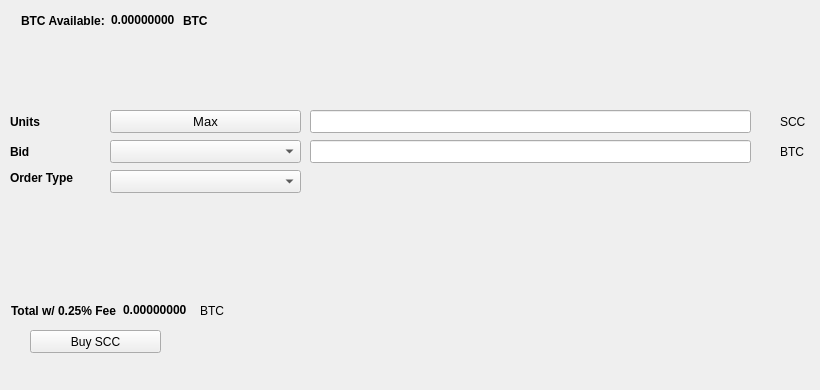
   <widget class="QWidget" name="BuyTab">
    <attribute name="title">
     <string>Buy</string>
    </attribute>
    <widget class="QPushButton" name="BuySCC">
     <property name="geometry">
      <rect>
       <x>30</x>
       <y>330</y>
       <width>131</width>
       <height>23</height>
      </rect>
     </property>
     <property name="text">
      <string>Buy SCC</string>
     </property>
     <property name="icon">
      <iconset resource="../sportscash.qrc">
       <normaloff>:/icons/bitcoin</normaloff>:/icons/bitcoin</iconset>
     </property>
    </widget>
    <widget class="QLabel" name="label_3">
     <property name="geometry">
      <rect>
       <x>10</x>
       <y>110</y>
       <width>46</width>
       <height>23</height>
      </rect>
     </property>
     <property name="font">
      <font>
       <weight>75</weight>
       <bold>true</bold>
      </font>
     </property>
     <property name="text">
      <string>Units</string>
     </property>
    </widget>
    <widget class="QLineEdit" name="UnitsInput">
     <property name="geometry">
      <rect>
       <x>310</x>
       <y>110</y>
       <width>441</width>
       <height>23</height>
      </rect>
     </property>
     <property name="font">
      <font>
       <pointsize>9</pointsize>
       <weight>75</weight>
       <bold>true</bold>
      </font>
     </property>
    </widget>
    <widget class="QLineEdit" name="BuyBidPriceEdit">
     <property name="geometry">
      <rect>
       <x>310</x>
       <y>140</y>
       <width>441</width>
       <height>23</height>
      </rect>
     </property>
     <property name="font">
      <font>
       <pointsize>9</pointsize>
       <weight>75</weight>
       <bold>true</bold>
      </font>
     </property>
    </widget>
    <widget class="QLabel" name="label_4">
     <property name="geometry">
      <rect>
       <x>780</x>
       <y>110</y>
       <width>31</width>
       <height>23</height>
      </rect>
     </property>
     <property name="text">
      <string>SCC</string>
     </property>
    </widget>
    <widget class="QLabel" name="label_5">
     <property name="geometry">
      <rect>
       <x>780</x>
       <y>140</y>
       <width>31</width>
       <height>23</height>
      </rect>
     </property>
     <property name="text">
      <string>BTC</string>
     </property>
    </widget>
    <widget class="QLabel" name="label_6">
     <property name="geometry">
      <rect>
       <x>10</x>
       <y>140</y>
       <width>46</width>
       <height>23</height>
      </rect>
     </property>
     <property name="font">
      <font>
       <weight>75</weight>
       <bold>true</bold>
      </font>
     </property>
     <property name="text">
      <string>Bid</string>
     </property>
    </widget>
    <widget class="QLabel" name="label_7">
     <property name="geometry">
      <rect>
       <x>10</x>
       <y>170</y>
       <width>91</width>
       <height>16</height>
      </rect>
     </property>
     <property name="font">
      <font>
       <weight>75</weight>
       <bold>true</bold>
      </font>
     </property>
     <property name="text">
      <string>Order Type</string>
     </property>
    </widget>
    <widget class="QPushButton" name="Buy_Max_Amount">
     <property name="geometry">
      <rect>
       <x>110</x>
       <y>110</y>
       <width>191</width>
       <height>23</height>
      </rect>
     </property>
     <property name="font">
      <font>
       <pointsize>10</pointsize>
      </font>
     </property>
     <property name="text">
      <string>Max</string>
     </property>
    </widget>
    <widget class="QComboBox" name="BuyBidcomboBox">
     <property name="geometry">
      <rect>
       <x>110</x>
       <y>140</y>
       <width>191</width>
       <height>23</height>
      </rect>
     </property>
     <property name="font">
      <font>
       <pointsize>10</pointsize>
      </font>
     </property>
    </widget>
    <widget class="QComboBox" name="buyOrdertypeCombo">
     <property name="geometry">
      <rect>
       <x>110</x>
       <y>170</y>
       <width>191</width>
       <height>23</height>
      </rect>
     </property>
     <property name="font">
      <font>
       <pointsize>10</pointsize>
      </font>
     </property>
    </widget>
    <widget class="QWidget" name="layoutWidget1">
     <property name="geometry">
      <rect>
       <x>21</x>
       <y>11</y>
       <width>227</width>
       <height>19</height>
      </rect>
     </property>
     <layout class="QHBoxLayout" name="horizontalLayout_3">
      <item>
       <widget class="QLabel" name="label232">
        <property name="font">
         <font>
          <weight>75</weight>
          <bold>true</bold>
         </font>
        </property>
        <property name="text">
         <string>BTC Available:</string>
        </property>
       </widget>
      </item>
      <item>
       <widget class="QLabel" name="BtcAvailableLbl">
        <property name="palette">
         <palette>
          <active>
           <colorrole role="WindowText">
            <brush brushstyle="SolidPattern">
             <color alpha="255">
              <red>0</red>
              <green>0</green>
              <blue>0</blue>
             </color>
            </brush>
           </colorrole>
           <colorrole role="Button">
            <brush brushstyle="SolidPattern">
             <color alpha="255">
              <red>0</red>
              <green>170</green>
              <blue>0</blue>
             </color>
            </brush>
           </colorrole>
           <colorrole role="Light">
            <brush brushstyle="SolidPattern">
             <color alpha="255">
              <red>0</red>
              <green>255</green>
              <blue>0</blue>
             </color>
            </brush>
           </colorrole>
           <colorrole role="Midlight">
            <brush brushstyle="SolidPattern">
             <color alpha="255">
              <red>0</red>
              <green>212</green>
              <blue>0</blue>
             </color>
            </brush>
           </colorrole>
           <colorrole role="Dark">
            <brush brushstyle="SolidPattern">
             <color alpha="255">
              <red>0</red>
              <green>85</green>
              <blue>0</blue>
             </color>
            </brush>
           </colorrole>
           <colorrole role="Mid">
            <brush brushstyle="SolidPattern">
             <color alpha="255">
              <red>0</red>
              <green>113</green>
              <blue>0</blue>
             </color>
            </brush>
           </colorrole>
           <colorrole role="Text">
            <brush brushstyle="SolidPattern">
             <color alpha="255">
              <red>0</red>
              <green>170</green>
              <blue>0</blue>
             </color>
            </brush>
           </colorrole>
           <colorrole role="BrightText">
            <brush brushstyle="SolidPattern">
             <color alpha="255">
              <red>255</red>
              <green>255</green>
              <blue>255</blue>
             </color>
            </brush>
           </colorrole>
           <colorrole role="ButtonText">
            <brush brushstyle="SolidPattern">
             <color alpha="255">
              <red>0</red>
              <green>0</green>
              <blue>0</blue>
             </color>
            </brush>
           </colorrole>
           <colorrole role="Base">
            <brush brushstyle="SolidPattern">
             <color alpha="255">
              <red>255</red>
              <green>255</green>
              <blue>255</blue>
             </color>
            </brush>
           </colorrole>
           <colorrole role="Window">
            <brush brushstyle="SolidPattern">
             <color alpha="255">
              <red>0</red>
              <green>170</green>
              <blue>0</blue>
             </color>
            </brush>
           </colorrole>
           <colorrole role="Shadow">
            <brush brushstyle="SolidPattern">
             <color alpha="255">
              <red>0</red>
              <green>0</green>
              <blue>0</blue>
             </color>
            </brush>
           </colorrole>
           <colorrole role="AlternateBase">
            <brush brushstyle="SolidPattern">
             <color alpha="255">
              <red>127</red>
              <green>212</green>
              <blue>127</blue>
             </color>
            </brush>
           </colorrole>
           <colorrole role="ToolTipBase">
            <brush brushstyle="SolidPattern">
             <color alpha="255">
              <red>255</red>
              <green>255</green>
              <blue>220</blue>
             </color>
            </brush>
           </colorrole>
           <colorrole role="ToolTipText">
            <brush brushstyle="SolidPattern">
             <color alpha="255">
              <red>0</red>
              <green>0</green>
              <blue>0</blue>
             </color>
            </brush>
           </colorrole>
          </active>
          <inactive>
           <colorrole role="WindowText">
            <brush brushstyle="SolidPattern">
             <color alpha="255">
              <red>0</red>
              <green>0</green>
              <blue>0</blue>
             </color>
            </brush>
           </colorrole>
           <colorrole role="Button">
            <brush brushstyle="SolidPattern">
             <color alpha="255">
              <red>0</red>
              <green>170</green>
              <blue>0</blue>
             </color>
            </brush>
           </colorrole>
           <colorrole role="Light">
            <brush brushstyle="SolidPattern">
             <color alpha="255">
              <red>0</red>
              <green>255</green>
              <blue>0</blue>
             </color>
            </brush>
           </colorrole>
           <colorrole role="Midlight">
            <brush brushstyle="SolidPattern">
             <color alpha="255">
              <red>0</red>
              <green>212</green>
              <blue>0</blue>
             </color>
            </brush>
           </colorrole>
           <colorrole role="Dark">
            <brush brushstyle="SolidPattern">
             <color alpha="255">
              <red>0</red>
              <green>85</green>
              <blue>0</blue>
             </color>
            </brush>
           </colorrole>
           <colorrole role="Mid">
            <brush brushstyle="SolidPattern">
             <color alpha="255">
              <red>0</red>
              <green>113</green>
              <blue>0</blue>
             </color>
            </brush>
           </colorrole>
           <colorrole role="Text">
            <brush brushstyle="SolidPattern">
             <color alpha="255">
              <red>0</red>
              <green>170</green>
              <blue>0</blue>
             </color>
            </brush>
           </colorrole>
           <colorrole role="BrightText">
            <brush brushstyle="SolidPattern">
             <color alpha="255">
              <red>255</red>
              <green>255</green>
              <blue>255</blue>
             </color>
            </brush>
           </colorrole>
           <colorrole role="ButtonText">
            <brush brushstyle="SolidPattern">
             <color alpha="255">
              <red>0</red>
              <green>0</green>
              <blue>0</blue>
             </color>
            </brush>
           </colorrole>
           <colorrole role="Base">
            <brush brushstyle="SolidPattern">
             <color alpha="255">
              <red>255</red>
              <green>255</green>
              <blue>255</blue>
             </color>
            </brush>
           </colorrole>
           <colorrole role="Window">
            <brush brushstyle="SolidPattern">
             <color alpha="255">
              <red>0</red>
              <green>170</green>
              <blue>0</blue>
             </color>
            </brush>
           </colorrole>
           <colorrole role="Shadow">
            <brush brushstyle="SolidPattern">
             <color alpha="255">
              <red>0</red>
              <green>0</green>
              <blue>0</blue>
             </color>
            </brush>
           </colorrole>
           <colorrole role="AlternateBase">
            <brush brushstyle="SolidPattern">
             <color alpha="255">
              <red>127</red>
              <green>212</green>
              <blue>127</blue>
             </color>
            </brush>
           </colorrole>
           <colorrole role="ToolTipBase">
            <brush brushstyle="SolidPattern">
             <color alpha="255">
              <red>255</red>
              <green>255</green>
              <blue>220</blue>
             </color>
            </brush>
           </colorrole>
           <colorrole role="ToolTipText">
            <brush brushstyle="SolidPattern">
             <color alpha="255">
              <red>0</red>
              <green>0</green>
              <blue>0</blue>
             </color>
            </brush>
           </colorrole>
          </inactive>
          <disabled>
           <colorrole role="WindowText">
            <brush brushstyle="SolidPattern">
             <color alpha="255">
              <red>0</red>
              <green>85</green>
              <blue>0</blue>
             </color>
            </brush>
           </colorrole>
           <colorrole role="Button">
            <brush brushstyle="SolidPattern">
             <color alpha="255">
              <red>0</red>
              <green>170</green>
              <blue>0</blue>
             </color>
            </brush>
           </colorrole>
           <colorrole role="Light">
            <brush brushstyle="SolidPattern">
             <color alpha="255">
              <red>0</red>
              <green>255</green>
              <blue>0</blue>
             </color>
            </brush>
           </colorrole>
           <colorrole role="Midlight">
            <brush brushstyle="SolidPattern">
             <color alpha="255">
              <red>0</red>
              <green>212</green>
              <blue>0</blue>
             </color>
            </brush>
           </colorrole>
           <colorrole role="Dark">
            <brush brushstyle="SolidPattern">
             <color alpha="255">
              <red>0</red>
              <green>85</green>
              <blue>0</blue>
             </color>
            </brush>
           </colorrole>
           <colorrole role="Mid">
            <brush brushstyle="SolidPattern">
             <color alpha="255">
              <red>0</red>
              <green>113</green>
              <blue>0</blue>
             </color>
            </brush>
           </colorrole>
           <colorrole role="Text">
            <brush brushstyle="SolidPattern">
             <color alpha="255">
              <red>0</red>
              <green>85</green>
              <blue>0</blue>
             </color>
            </brush>
           </colorrole>
           <colorrole role="BrightText">
            <brush brushstyle="SolidPattern">
             <color alpha="255">
              <red>255</red>
              <green>255</green>
              <blue>255</blue>
             </color>
            </brush>
           </colorrole>
           <colorrole role="ButtonText">
            <brush brushstyle="SolidPattern">
             <color alpha="255">
              <red>0</red>
              <green>85</green>
              <blue>0</blue>
             </color>
            </brush>
           </colorrole>
           <colorrole role="Base">
            <brush brushstyle="SolidPattern">
             <color alpha="255">
              <red>0</red>
              <green>170</green>
              <blue>0</blue>
             </color>
            </brush>
           </colorrole>
           <colorrole role="Window">
            <brush brushstyle="SolidPattern">
             <color alpha="255">
              <red>0</red>
              <green>170</green>
              <blue>0</blue>
             </color>
            </brush>
           </colorrole>
           <colorrole role="Shadow">
            <brush brushstyle="SolidPattern">
             <color alpha="255">
              <red>0</red>
              <green>0</green>
              <blue>0</blue>
             </color>
            </brush>
           </colorrole>
           <colorrole role="AlternateBase">
            <brush brushstyle="SolidPattern">
             <color alpha="255">
              <red>0</red>
              <green>170</green>
              <blue>0</blue>
             </color>
            </brush>
           </colorrole>
           <colorrole role="ToolTipBase">
            <brush brushstyle="SolidPattern">
             <color alpha="255">
              <red>255</red>
              <green>255</green>
              <blue>220</blue>
             </color>
            </brush>
           </colorrole>
           <colorrole role="ToolTipText">
            <brush brushstyle="SolidPattern">
             <color alpha="255">
              <red>0</red>
              <green>0</green>
              <blue>0</blue>
             </color>
            </brush>
           </colorrole>
          </disabled>
         </palette>
        </property>
        <property name="font">
         <font>
          <weight>75</weight>
          <bold>true</bold>
         </font>
        </property>
        <property name="text">
         <string>0.00000000</string>
        </property>
        <property name="textInteractionFlags">
         <set>Qt::LinksAccessibleByMouse|Qt::TextSelectableByKeyboard|Qt::TextSelectableByMouse</set>
        </property>
       </widget>
      </item>
      <item>
       <widget class="QLabel" name="BtcAvailableLbl_2">
        <property name="font">
         <font>
          <weight>75</weight>
          <bold>true</bold>
         </font>
        </property>
        <property name="text">
         <string>BTC</string>
        </property>
       </widget>
      </item>
     </layout>
    </widget>
    <widget class="QWidget" name="layoutWidge2">
     <property name="geometry">
      <rect>
       <x>11</x>
       <y>301</y>
       <width>259</width>
       <height>19</height>
      </rect>
     </property>
     <layout class="QHBoxLayout" name="horizontalLayout_4">
      <item>
       <widget class="QLabel" name="label_9">
        <property name="font">
         <font>
          <weight>75</weight>
          <bold>true</bold>
         </font>
        </property>
        <property name="text">
         <string>Total w/ 0.25% Fee</string>
        </property>
       </widget>
      </item>
      <item>
       <widget class="QLabel" name="BuyCostLabel">
        <property name="palette">
         <palette>
          <active>
           <colorrole role="WindowText">
            <brush brushstyle="SolidPattern">
             <color alpha="255">
              <red>0</red>
              <green>0</green>
              <blue>0</blue>
             </color>
            </brush>
           </colorrole>
           <colorrole role="Button">
            <brush brushstyle="SolidPattern">
             <color alpha="255">
              <red>0</red>
              <green>170</green>
              <blue>0</blue>
             </color>
            </brush>
           </colorrole>
           <colorrole role="Light">
            <brush brushstyle="SolidPattern">
             <color alpha="255">
              <red>0</red>
              <green>255</green>
              <blue>0</blue>
             </color>
            </brush>
           </colorrole>
           <colorrole role="Midlight">
            <brush brushstyle="SolidPattern">
             <color alpha="255">
              <red>0</red>
              <green>212</green>
              <blue>0</blue>
             </color>
            </brush>
           </colorrole>
           <colorrole role="Dark">
            <brush brushstyle="SolidPattern">
             <color alpha="255">
              <red>0</red>
              <green>85</green>
              <blue>0</blue>
             </color>
            </brush>
           </colorrole>
           <colorrole role="Mid">
            <brush brushstyle="SolidPattern">
             <color alpha="255">
              <red>0</red>
              <green>113</green>
              <blue>0</blue>
             </color>
            </brush>
           </colorrole>
           <colorrole role="Text">
            <brush brushstyle="SolidPattern">
             <color alpha="255">
              <red>0</red>
              <green>170</green>
              <blue>0</blue>
             </color>
            </brush>
           </colorrole>
           <colorrole role="BrightText">
            <brush brushstyle="SolidPattern">
             <color alpha="255">
              <red>255</red>
              <green>255</green>
              <blue>255</blue>
             </color>
            </brush>
           </colorrole>
           <colorrole role="ButtonText">
            <brush brushstyle="SolidPattern">
             <color alpha="255">
              <red>0</red>
              <green>0</green>
              <blue>0</blue>
             </color>
            </brush>
           </colorrole>
           <colorrole role="Base">
            <brush brushstyle="SolidPattern">
             <color alpha="255">
              <red>255</red>
              <green>255</green>
              <blue>255</blue>
             </color>
            </brush>
           </colorrole>
           <colorrole role="Window">
            <brush brushstyle="SolidPattern">
             <color alpha="255">
              <red>0</red>
              <green>170</green>
              <blue>0</blue>
             </color>
            </brush>
           </colorrole>
           <colorrole role="Shadow">
            <brush brushstyle="SolidPattern">
             <color alpha="255">
              <red>0</red>
              <green>0</green>
              <blue>0</blue>
             </color>
            </brush>
           </colorrole>
           <colorrole role="AlternateBase">
            <brush brushstyle="SolidPattern">
             <color alpha="255">
              <red>127</red>
              <green>212</green>
              <blue>127</blue>
             </color>
            </brush>
           </colorrole>
           <colorrole role="ToolTipBase">
            <brush brushstyle="SolidPattern">
             <color alpha="255">
              <red>255</red>
              <green>255</green>
              <blue>220</blue>
             </color>
            </brush>
           </colorrole>
           <colorrole role="ToolTipText">
            <brush brushstyle="SolidPattern">
             <color alpha="255">
              <red>0</red>
              <green>0</green>
              <blue>0</blue>
             </color>
            </brush>
           </colorrole>
          </active>
          <inactive>
           <colorrole role="WindowText">
            <brush brushstyle="SolidPattern">
             <color alpha="255">
              <red>0</red>
              <green>0</green>
              <blue>0</blue>
             </color>
            </brush>
           </colorrole>
           <colorrole role="Button">
            <brush brushstyle="SolidPattern">
             <color alpha="255">
              <red>0</red>
              <green>170</green>
              <blue>0</blue>
             </color>
            </brush>
           </colorrole>
           <colorrole role="Light">
            <brush brushstyle="SolidPattern">
             <color alpha="255">
              <red>0</red>
              <green>255</green>
              <blue>0</blue>
             </color>
            </brush>
           </colorrole>
           <colorrole role="Midlight">
            <brush brushstyle="SolidPattern">
             <color alpha="255">
              <red>0</red>
              <green>212</green>
              <blue>0</blue>
             </color>
            </brush>
           </colorrole>
           <colorrole role="Dark">
            <brush brushstyle="SolidPattern">
             <color alpha="255">
              <red>0</red>
              <green>85</green>
              <blue>0</blue>
             </color>
            </brush>
           </colorrole>
           <colorrole role="Mid">
            <brush brushstyle="SolidPattern">
             <color alpha="255">
              <red>0</red>
              <green>113</green>
              <blue>0</blue>
             </color>
            </brush>
           </colorrole>
           <colorrole role="Text">
            <brush brushstyle="SolidPattern">
             <color alpha="255">
              <red>0</red>
              <green>170</green>
              <blue>0</blue>
             </color>
            </brush>
           </colorrole>
           <colorrole role="BrightText">
            <brush brushstyle="SolidPattern">
             <color alpha="255">
              <red>255</red>
              <green>255</green>
              <blue>255</blue>
             </color>
            </brush>
           </colorrole>
           <colorrole role="ButtonText">
            <brush brushstyle="SolidPattern">
             <color alpha="255">
              <red>0</red>
              <green>0</green>
              <blue>0</blue>
             </color>
            </brush>
           </colorrole>
           <colorrole role="Base">
            <brush brushstyle="SolidPattern">
             <color alpha="255">
              <red>255</red>
              <green>255</green>
              <blue>255</blue>
             </color>
            </brush>
           </colorrole>
           <colorrole role="Window">
            <brush brushstyle="SolidPattern">
             <color alpha="255">
              <red>0</red>
              <green>170</green>
              <blue>0</blue>
             </color>
            </brush>
           </colorrole>
           <colorrole role="Shadow">
            <brush brushstyle="SolidPattern">
             <color alpha="255">
              <red>0</red>
              <green>0</green>
              <blue>0</blue>
             </color>
            </brush>
           </colorrole>
           <colorrole role="AlternateBase">
            <brush brushstyle="SolidPattern">
             <color alpha="255">
              <red>127</red>
              <green>212</green>
              <blue>127</blue>
             </color>
            </brush>
           </colorrole>
           <colorrole role="ToolTipBase">
            <brush brushstyle="SolidPattern">
             <color alpha="255">
              <red>255</red>
              <green>255</green>
              <blue>220</blue>
             </color>
            </brush>
           </colorrole>
           <colorrole role="ToolTipText">
            <brush brushstyle="SolidPattern">
             <color alpha="255">
              <red>0</red>
              <green>0</green>
              <blue>0</blue>
             </color>
            </brush>
           </colorrole>
          </inactive>
          <disabled>
           <colorrole role="WindowText">
            <brush brushstyle="SolidPattern">
             <color alpha="255">
              <red>0</red>
              <green>85</green>
              <blue>0</blue>
             </color>
            </brush>
           </colorrole>
           <colorrole role="Button">
            <brush brushstyle="SolidPattern">
             <color alpha="255">
              <red>0</red>
              <green>170</green>
              <blue>0</blue>
             </color>
            </brush>
           </colorrole>
           <colorrole role="Light">
            <brush brushstyle="SolidPattern">
             <color alpha="255">
              <red>0</red>
              <green>255</green>
              <blue>0</blue>
             </color>
            </brush>
           </colorrole>
           <colorrole role="Midlight">
            <brush brushstyle="SolidPattern">
             <color alpha="255">
              <red>0</red>
              <green>212</green>
              <blue>0</blue>
             </color>
            </brush>
           </colorrole>
           <colorrole role="Dark">
            <brush brushstyle="SolidPattern">
             <color alpha="255">
              <red>0</red>
              <green>85</green>
              <blue>0</blue>
             </color>
            </brush>
           </colorrole>
           <colorrole role="Mid">
            <brush brushstyle="SolidPattern">
             <color alpha="255">
              <red>0</red>
              <green>113</green>
              <blue>0</blue>
             </color>
            </brush>
           </colorrole>
           <colorrole role="Text">
            <brush brushstyle="SolidPattern">
             <color alpha="255">
              <red>0</red>
              <green>85</green>
              <blue>0</blue>
             </color>
            </brush>
           </colorrole>
           <colorrole role="BrightText">
            <brush brushstyle="SolidPattern">
             <color alpha="255">
              <red>255</red>
              <green>255</green>
              <blue>255</blue>
             </color>
            </brush>
           </colorrole>
           <colorrole role="ButtonText">
            <brush brushstyle="SolidPattern">
             <color alpha="255">
              <red>0</red>
              <green>85</green>
              <blue>0</blue>
             </color>
            </brush>
           </colorrole>
           <colorrole role="Base">
            <brush brushstyle="SolidPattern">
             <color alpha="255">
              <red>0</red>
              <green>170</green>
              <blue>0</blue>
             </color>
            </brush>
           </colorrole>
           <colorrole role="Window">
            <brush brushstyle="SolidPattern">
             <color alpha="255">
              <red>0</red>
              <green>170</green>
              <blue>0</blue>
             </color>
            </brush>
           </colorrole>
           <colorrole role="Shadow">
            <brush brushstyle="SolidPattern">
             <color alpha="255">
              <red>0</red>
              <green>0</green>
              <blue>0</blue>
             </color>
            </brush>
           </colorrole>
           <colorrole role="AlternateBase">
            <brush brushstyle="SolidPattern">
             <color alpha="255">
              <red>0</red>
              <green>170</green>
              <blue>0</blue>
             </color>
            </brush>
           </colorrole>
           <colorrole role="ToolTipBase">
            <brush brushstyle="SolidPattern">
             <color alpha="255">
              <red>255</red>
              <green>255</green>
              <blue>220</blue>
             </color>
            </brush>
           </colorrole>
           <colorrole role="ToolTipText">
            <brush brushstyle="SolidPattern">
             <color alpha="255">
              <red>0</red>
              <green>0</green>
              <blue>0</blue>
             </color>
            </brush>
           </colorrole>
          </disabled>
         </palette>
        </property>
        <property name="font">
         <font>
          <weight>75</weight>
          <bold>true</bold>
         </font>
        </property>
        <property name="autoFillBackground">
         <bool>false</bool>
        </property>
        <property name="text">
         <string>0.00000000</string>
        </property>
        <property name="textInteractionFlags">
         <set>Qt::LinksAccessibleByMouse|Qt::TextSelectableByMouse</set>
        </property>
       </widget>
      </item>
      <item>
       <widget class="QLabel" name="label_10">
        <property name="font">
         <font>
          <weight>50</weight>
          <bold>false</bold>
         </font>
        </property>
        <property name="text">
         <string>BTC</string>
        </property>
       </widget>
      </item>
     </layout>
    </widget>
    <widget class="QLabel" name="label_24">
     <property name="geometry">
      <rect>
       <x>460</x>
       <y>300</y>
       <width>281</width>
       <height>81</height>
      </rect>
     </property>
     <property name="text">
      <string/>
     </property>
     <property name="pixmap">
      <pixmap>:/images/bittrex</pixmap>
     </property>
    </widget>
   </widget>
